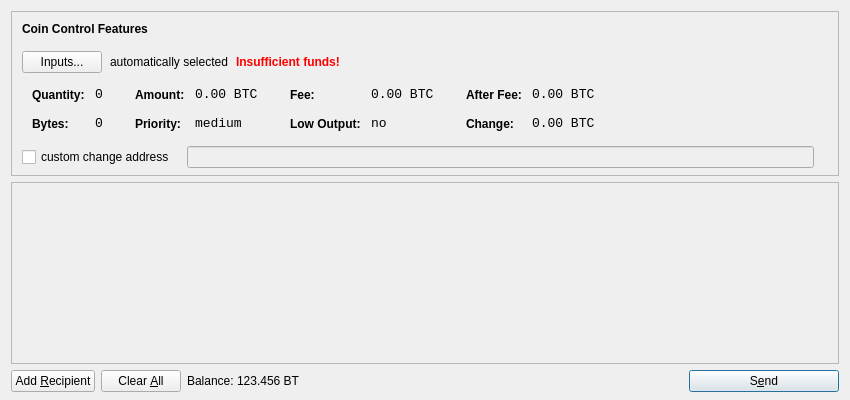
<?xml version="1.0" encoding="UTF-8"?>
<ui version="4.0">
 <class>SendCoinsDialog</class>
 <widget class="QDialog" name="SendCoinsDialog">
  <property name="geometry">
   <rect>
    <x>0</x>
    <y>0</y>
    <width>850</width>
    <height>400</height>
   </rect>
  </property>
  <property name="windowTitle">
   <string>Send Coins</string>
  </property>
  <layout class="QVBoxLayout" name="verticalLayout" stretch="0,1,0">
   <property name="bottomMargin">
    <number>8</number>
   </property>
   <item>
    <widget class="QFrame" name="frameCoinControl">
     <property name="sizePolicy">
      <sizepolicy hsizetype="Expanding" vsizetype="Expanding">
       <horstretch>0</horstretch>
       <verstretch>0</verstretch>
      </sizepolicy>
     </property>
     <property name="maximumSize">
      <size>
       <width>16777215</width>
       <height>16777215</height>
      </size>
     </property>
     <property name="frameShape">
      <enum>QFrame::StyledPanel</enum>
     </property>
     <property name="frameShadow">
      <enum>QFrame::Sunken</enum>
     </property>
     <layout class="QVBoxLayout" name="verticalLayoutCoinControl2">
      <property name="spacing">
       <number>-1</number>
      </property>
      <property name="leftMargin">
       <number>0</number>
      </property>
      <property name="topMargin">
       <number>0</number>
      </property>
      <property name="rightMargin">
       <number>0</number>
      </property>
      <property name="bottomMargin">
       <number>6</number>
      </property>
      <item>
       <layout class="QVBoxLayout" name="verticalLayoutCoinControl" stretch="0,0,0,0,1">
        <property name="spacing">
         <number>0</number>
        </property>
        <property name="leftMargin">
         <number>10</number>
        </property>
        <property name="topMargin">
         <number>10</number>
        </property>
        <item>
         <layout class="QHBoxLayout" name="horizontalLayoutCoinControl1">
          <property name="bottomMargin">
           <number>15</number>
          </property>
          <item>
           <widget class="QLabel" name="labelCoinControlFeatures">
            <property name="sizePolicy">
             <sizepolicy hsizetype="Preferred" vsizetype="Maximum">
              <horstretch>0</horstretch>
              <verstretch>0</verstretch>
             </sizepolicy>
            </property>
            <property name="font">
             <font>
              <weight>75</weight>
              <bold>true</bold>
             </font>
            </property>
            <property name="styleSheet">
             <string notr="true">font-weight:bold;</string>
            </property>
            <property name="text">
             <string>Coin Control Features</string>
            </property>
           </widget>
          </item>
         </layout>
        </item>
        <item>
         <layout class="QHBoxLayout" name="horizontalLayoutCoinControl2" stretch="0,0,0,0">
          <property name="spacing">
           <number>8</number>
          </property>
          <property name="bottomMargin">
           <number>10</number>
          </property>
          <item>
           <widget class="QPushButton" name="pushButtonCoinControl">
            <property name="styleSheet">
             <string notr="true"/>
            </property>
            <property name="text">
             <string>Inputs...</string>
            </property>
           </widget>
          </item>
          <item>
           <widget class="QLabel" name="labelCoinControlAutomaticallySelected">
            <property name="text">
             <string>automatically selected</string>
            </property>
            <property name="margin">
             <number>5</number>
            </property>
           </widget>
          </item>
          <item>
           <widget class="QLabel" name="labelCoinControlInsuffFunds">
            <property name="font">
             <font>
              <weight>75</weight>
              <bold>true</bold>
             </font>
            </property>
            <property name="styleSheet">
             <string notr="true">color:red;font-weight:bold;</string>
            </property>
            <property name="text">
             <string>Insufficient funds!</string>
            </property>
            <property name="margin">
             <number>5</number>
            </property>
           </widget>
          </item>
          <item>
           <spacer name="horizontalSpacerCoinControl">
            <property name="orientation">
             <enum>Qt::Horizontal</enum>
            </property>
            <property name="sizeHint" stdset="0">
             <size>
              <width>40</width>
              <height>1</height>
             </size>
            </property>
           </spacer>
          </item>
         </layout>
        </item>
        <item>
         <widget class="QWidget" name="widgetCoinControl" native="true">
          <property name="sizePolicy">
           <sizepolicy hsizetype="Preferred" vsizetype="Preferred">
            <horstretch>0</horstretch>
            <verstretch>0</verstretch>
           </sizepolicy>
          </property>
          <property name="minimumSize">
           <size>
            <width>0</width>
            <height>0</height>
           </size>
          </property>
          <property name="styleSheet">
           <string notr="true"/>
          </property>
          <layout class="QHBoxLayout" name="horizontalLayoutCoinControl5">
           <property name="margin">
            <number>0</number>
           </property>
           <item>
            <layout class="QHBoxLayout" name="horizontalLayoutCoinControl3" stretch="0,0,0,1">
             <property name="spacing">
              <number>20</number>
             </property>
             <property name="topMargin">
              <number>0</number>
             </property>
             <property name="bottomMargin">
              <number>10</number>
             </property>
             <item>
              <layout class="QFormLayout" name="formLayoutCoinControl1">
               <property name="horizontalSpacing">
                <number>10</number>
               </property>
               <property name="verticalSpacing">
                <number>14</number>
               </property>
               <property name="leftMargin">
                <number>10</number>
               </property>
               <property name="topMargin">
                <number>4</number>
               </property>
               <property name="rightMargin">
                <number>6</number>
               </property>
               <item row="0" column="0">
                <widget class="QLabel" name="labelCoinControlQuantityText">
                 <property name="styleSheet">
                  <string notr="true">font-weight:bold;</string>
                 </property>
                 <property name="text">
                  <string>Quantity:</string>
                 </property>
                 <property name="margin">
                  <number>0</number>
                 </property>
                </widget>
               </item>
               <item row="0" column="1">
                <widget class="QLabel" name="labelCoinControlQuantity">
                 <property name="font">
                  <font>
                   <family>Monospace</family>
                   <pointsize>10</pointsize>
                  </font>
                 </property>
                 <property name="cursor">
                  <cursorShape>IBeamCursor</cursorShape>
                 </property>
                 <property name="contextMenuPolicy">
                  <enum>Qt::ActionsContextMenu</enum>
                 </property>
                 <property name="text">
                  <string notr="true">0</string>
                 </property>
                 <property name="margin">
                  <number>0</number>
                 </property>
                 <property name="textInteractionFlags">
                  <set>Qt::LinksAccessibleByMouse|Qt::TextSelectableByKeyboard|Qt::TextSelectableByMouse</set>
                 </property>
                </widget>
               </item>
               <item row="1" column="0">
                <widget class="QLabel" name="labelCoinControlBytesText">
                 <property name="styleSheet">
                  <string notr="true">font-weight:bold;</string>
                 </property>
                 <property name="text">
                  <string>Bytes:</string>
                 </property>
                </widget>
               </item>
               <item row="1" column="1">
                <widget class="QLabel" name="labelCoinControlBytes">
                 <property name="font">
                  <font>
                   <family>Monospace</family>
                   <pointsize>10</pointsize>
                  </font>
                 </property>
                 <property name="cursor">
                  <cursorShape>IBeamCursor</cursorShape>
                 </property>
                 <property name="contextMenuPolicy">
                  <enum>Qt::ActionsContextMenu</enum>
                 </property>
                 <property name="text">
                  <string notr="true">0</string>
                 </property>
                 <property name="textInteractionFlags">
                  <set>Qt::LinksAccessibleByMouse|Qt::TextSelectableByKeyboard|Qt::TextSelectableByMouse</set>
                 </property>
                </widget>
               </item>
              </layout>
             </item>
             <item>
              <layout class="QFormLayout" name="formLayoutCoinControl2">
               <property name="horizontalSpacing">
                <number>10</number>
               </property>
               <property name="verticalSpacing">
                <number>14</number>
               </property>
               <property name="leftMargin">
                <number>6</number>
               </property>
               <property name="topMargin">
                <number>4</number>
               </property>
               <property name="rightMargin">
                <number>6</number>
               </property>
               <item row="0" column="0">
                <widget class="QLabel" name="labelCoinControlAmountText">
                 <property name="styleSheet">
                  <string notr="true">font-weight:bold;</string>
                 </property>
                 <property name="text">
                  <string>Amount:</string>
                 </property>
                 <property name="margin">
                  <number>0</number>
                 </property>
                </widget>
               </item>
               <item row="0" column="1">
                <widget class="QLabel" name="labelCoinControlAmount">
                 <property name="font">
                  <font>
                   <family>Monospace</family>
                   <pointsize>10</pointsize>
                  </font>
                 </property>
                 <property name="cursor">
                  <cursorShape>IBeamCursor</cursorShape>
                 </property>
                 <property name="contextMenuPolicy">
                  <enum>Qt::ActionsContextMenu</enum>
                 </property>
                 <property name="text">
                  <string notr="true">0.00 BTC</string>
                 </property>
                 <property name="textInteractionFlags">
                  <set>Qt::LinksAccessibleByMouse|Qt::TextSelectableByKeyboard|Qt::TextSelectableByMouse</set>
                 </property>
                </widget>
               </item>
               <item row="1" column="0">
                <widget class="QLabel" name="labelCoinControlPriorityText">
                 <property name="styleSheet">
                  <string notr="true">font-weight:bold;</string>
                 </property>
                 <property name="text">
                  <string>Priority:</string>
                 </property>
                </widget>
               </item>
               <item row="1" column="1">
                <widget class="QLabel" name="labelCoinControlPriority">
                 <property name="font">
                  <font>
                   <family>Monospace</family>
                   <pointsize>10</pointsize>
                  </font>
                 </property>
                 <property name="cursor">
                  <cursorShape>IBeamCursor</cursorShape>
                 </property>
                 <property name="contextMenuPolicy">
                  <enum>Qt::ActionsContextMenu</enum>
                 </property>
                 <property name="text">
                  <string>medium</string>
                 </property>
                 <property name="textInteractionFlags">
                  <set>Qt::LinksAccessibleByMouse|Qt::TextSelectableByKeyboard|Qt::TextSelectableByMouse</set>
                 </property>
                </widget>
               </item>
              </layout>
             </item>
             <item>
              <layout class="QFormLayout" name="formLayoutCoinControl3">
               <property name="horizontalSpacing">
                <number>10</number>
               </property>
               <property name="verticalSpacing">
                <number>14</number>
               </property>
               <property name="leftMargin">
                <number>6</number>
               </property>
               <property name="topMargin">
                <number>4</number>
               </property>
               <property name="rightMargin">
                <number>6</number>
               </property>
               <item row="0" column="0">
                <widget class="QLabel" name="labelCoinControlFeeText">
                 <property name="styleSheet">
                  <string notr="true">font-weight:bold;</string>
                 </property>
                 <property name="text">
                  <string>Fee:</string>
                 </property>
                 <property name="margin">
                  <number>0</number>
                 </property>
                </widget>
               </item>
               <item row="0" column="1">
                <widget class="QLabel" name="labelCoinControlFee">
                 <property name="font">
                  <font>
                   <family>Monospace</family>
                   <pointsize>10</pointsize>
                  </font>
                 </property>
                 <property name="cursor">
                  <cursorShape>IBeamCursor</cursorShape>
                 </property>
                 <property name="contextMenuPolicy">
                  <enum>Qt::ActionsContextMenu</enum>
                 </property>
                 <property name="text">
                  <string notr="true">0.00 BTC</string>
                 </property>
                 <property name="textInteractionFlags">
                  <set>Qt::LinksAccessibleByMouse|Qt::TextSelectableByKeyboard|Qt::TextSelectableByMouse</set>
                 </property>
                </widget>
               </item>
               <item row="1" column="0">
                <widget class="QLabel" name="labelCoinControlLowOutputText">
                 <property name="styleSheet">
                  <string notr="true">font-weight:bold;</string>
                 </property>
                 <property name="text">
                  <string>Low Output:</string>
                 </property>
                </widget>
               </item>
               <item row="1" column="1">
                <widget class="QLabel" name="labelCoinControlLowOutput">
                 <property name="font">
                  <font>
                   <family>Monospace</family>
                   <pointsize>10</pointsize>
                  </font>
                 </property>
                 <property name="cursor">
                  <cursorShape>IBeamCursor</cursorShape>
                 </property>
                 <property name="contextMenuPolicy">
                  <enum>Qt::ActionsContextMenu</enum>
                 </property>
                 <property name="text">
                  <string>no</string>
                 </property>
                 <property name="textInteractionFlags">
                  <set>Qt::LinksAccessibleByMouse|Qt::TextSelectableByKeyboard|Qt::TextSelectableByMouse</set>
                 </property>
                </widget>
               </item>
              </layout>
             </item>
             <item>
              <layout class="QFormLayout" name="formLayoutCoinControl4">
               <property name="horizontalSpacing">
                <number>10</number>
               </property>
               <property name="verticalSpacing">
                <number>14</number>
               </property>
               <property name="leftMargin">
                <number>6</number>
               </property>
               <property name="topMargin">
                <number>4</number>
               </property>
               <property name="rightMargin">
                <number>6</number>
               </property>
               <item row="0" column="0">
                <widget class="QLabel" name="labelCoinControlAfterFeeText">
                 <property name="styleSheet">
                  <string notr="true">font-weight:bold;</string>
                 </property>
                 <property name="text">
                  <string>After Fee:</string>
                 </property>
                 <property name="margin">
                  <number>0</number>
                 </property>
                </widget>
               </item>
               <item row="0" column="1">
                <widget class="QLabel" name="labelCoinControlAfterFee">
                 <property name="font">
                  <font>
                   <family>Monospace</family>
                   <pointsize>10</pointsize>
                  </font>
                 </property>
                 <property name="cursor">
                  <cursorShape>IBeamCursor</cursorShape>
                 </property>
                 <property name="contextMenuPolicy">
                  <enum>Qt::ActionsContextMenu</enum>
                 </property>
                 <property name="text">
                  <string notr="true">0.00 BTC</string>
                 </property>
                 <property name="textInteractionFlags">
                  <set>Qt::LinksAccessibleByMouse|Qt::TextSelectableByKeyboard|Qt::TextSelectableByMouse</set>
                 </property>
                </widget>
               </item>
               <item row="1" column="0">
                <widget class="QLabel" name="labelCoinControlChangeText">
                 <property name="styleSheet">
                  <string notr="true">font-weight:bold;</string>
                 </property>
                 <property name="text">
                  <string>Change:</string>
                 </property>
                </widget>
               </item>
               <item row="1" column="1">
                <widget class="QLabel" name="labelCoinControlChange">
                 <property name="font">
                  <font>
                   <family>Monospace</family>
                   <pointsize>10</pointsize>
                  </font>
                 </property>
                 <property name="cursor">
                  <cursorShape>IBeamCursor</cursorShape>
                 </property>
                 <property name="contextMenuPolicy">
                  <enum>Qt::ActionsContextMenu</enum>
                 </property>
                 <property name="text">
                  <string notr="true">0.00 BTC</string>
                 </property>
                 <property name="textInteractionFlags">
                  <set>Qt::LinksAccessibleByMouse|Qt::TextSelectableByKeyboard|Qt::TextSelectableByMouse</set>
                 </property>
                </widget>
               </item>
              </layout>
             </item>
            </layout>
           </item>
          </layout>
         </widget>
        </item>
        <item>
         <layout class="QHBoxLayout" name="horizontalLayoutCoinControl4" stretch="0,0,0">
          <property name="spacing">
           <number>12</number>
          </property>
          <property name="sizeConstraint">
           <enum>QLayout::SetDefaultConstraint</enum>
          </property>
          <property name="topMargin">
           <number>5</number>
          </property>
          <property name="rightMargin">
           <number>5</number>
          </property>
          <item>
           <widget class="QCheckBox" name="checkBoxCoinControlChange">
            <property name="text">
             <string>custom change address</string>
            </property>
           </widget>
          </item>
          <item>
           <widget class="QLineEdit" name="lineEditCoinControlChange">
            <property name="enabled">
             <bool>false</bool>
            </property>
            <property name="sizePolicy">
             <sizepolicy hsizetype="Expanding" vsizetype="Fixed">
              <horstretch>0</horstretch>
              <verstretch>0</verstretch>
             </sizepolicy>
            </property>
           </widget>
          </item>
          <item>
           <widget class="QLabel" name="labelCoinControlChangeLabel">
            <property name="sizePolicy">
             <sizepolicy hsizetype="Preferred" vsizetype="Expanding">
              <horstretch>0</horstretch>
              <verstretch>0</verstretch>
             </sizepolicy>
            </property>
            <property name="minimumSize">
             <size>
              <width>0</width>
              <height>0</height>
             </size>
            </property>
            <property name="text">
             <string/>
            </property>
            <property name="margin">
             <number>3</number>
            </property>
           </widget>
          </item>
         </layout>
        </item>
        <item>
         <spacer name="verticalSpacerCoinControl">
          <property name="orientation">
           <enum>Qt::Vertical</enum>
          </property>
          <property name="sizeHint" stdset="0">
           <size>
            <width>800</width>
            <height>1</height>
           </size>
          </property>
         </spacer>
        </item>
       </layout>
      </item>
     </layout>
    </widget>
   </item>
   <item>
    <widget class="QScrollArea" name="scrollArea">
     <property name="widgetResizable">
      <bool>true</bool>
     </property>
     <widget class="QWidget" name="scrollAreaWidgetContents">
      <property name="geometry">
       <rect>
        <x>0</x>
        <y>0</y>
        <width>830</width>
        <height>165</height>
       </rect>
      </property>
      <layout class="QVBoxLayout" name="verticalLayout_2">
       <property name="margin">
        <number>0</number>
       </property>
       <item>
        <layout class="QVBoxLayout" name="entries">
         <property name="spacing">
          <number>6</number>
         </property>
        </layout>
       </item>
       <item>
        <spacer name="verticalSpacer">
         <property name="orientation">
          <enum>Qt::Vertical</enum>
         </property>
         <property name="sizeHint" stdset="0">
          <size>
           <width>20</width>
           <height>40</height>
          </size>
         </property>
        </spacer>
       </item>
      </layout>
     </widget>
    </widget>
   </item>
   <item>
    <layout class="QHBoxLayout" name="horizontalLayout">
     <item>
      <widget class="QPushButton" name="addButton">
       <property name="toolTip">
        <string>Send to multiple recipients at once</string>
       </property>
       <property name="text">
        <string>Add &amp;Recipient</string>
       </property>
       <property name="icon">
        <iconset resource="../bitcoin.qrc">
         <normaloff>:/icons/add</normaloff>:/icons/add</iconset>
       </property>
       <property name="autoDefault">
        <bool>false</bool>
       </property>
      </widget>
     </item>
     <item>
      <widget class="QPushButton" name="clearButton">
       <property name="sizePolicy">
        <sizepolicy hsizetype="Minimum" vsizetype="Fixed">
         <horstretch>0</horstretch>
         <verstretch>0</verstretch>
        </sizepolicy>
       </property>
       <property name="toolTip">
        <string>Remove all transaction fields</string>
       </property>
       <property name="text">
        <string>Clear &amp;All</string>
       </property>
       <property name="icon">
        <iconset resource="../bitcoin.qrc">
         <normaloff>:/icons/remove</normaloff>:/icons/remove</iconset>
       </property>
       <property name="autoRepeatDelay">
        <number>300</number>
       </property>
       <property name="autoDefault">
        <bool>false</bool>
       </property>
      </widget>
     </item>
     <item>
      <layout class="QHBoxLayout" name="horizontalLayout_2">
       <property name="spacing">
        <number>3</number>
       </property>
       <item>
        <widget class="QLabel" name="label">
         <property name="text">
          <string>Balance:</string>
         </property>
        </widget>
       </item>
       <item>
        <widget class="QLabel" name="labelBalance">
         <property name="cursor">
          <cursorShape>IBeamCursor</cursorShape>
         </property>
         <property name="text">
          <string>123.456 BT</string>
         </property>
         <property name="textInteractionFlags">
          <set>Qt::LinksAccessibleByMouse|Qt::TextSelectableByKeyboard|Qt::TextSelectableByMouse</set>
         </property>
        </widget>
       </item>
      </layout>
     </item>
     <item>
      <spacer name="horizontalSpacer">
       <property name="orientation">
        <enum>Qt::Horizontal</enum>
       </property>
       <property name="sizeHint" stdset="0">
        <size>
         <width>40</width>
         <height>20</height>
        </size>
       </property>
      </spacer>
     </item>
     <item>
      <widget class="QPushButton" name="sendButton">
       <property name="minimumSize">
        <size>
         <width>150</width>
         <height>0</height>
        </size>
       </property>
       <property name="toolTip">
        <string>Confirm the send action</string>
       </property>
       <property name="text">
        <string>S&amp;end</string>
       </property>
       <property name="icon">
        <iconset resource="../bitcoin.qrc">
         <normaloff>:/icons/send</normaloff>:/icons/send</iconset>
       </property>
       <property name="default">
        <bool>true</bool>
       </property>
      </widget>
     </item>
    </layout>
   </item>
  </layout>
 </widget>
 <resources>
  <include location="../bitcoin.qrc"/>
 </resources>
 <connections/>
</ui>
